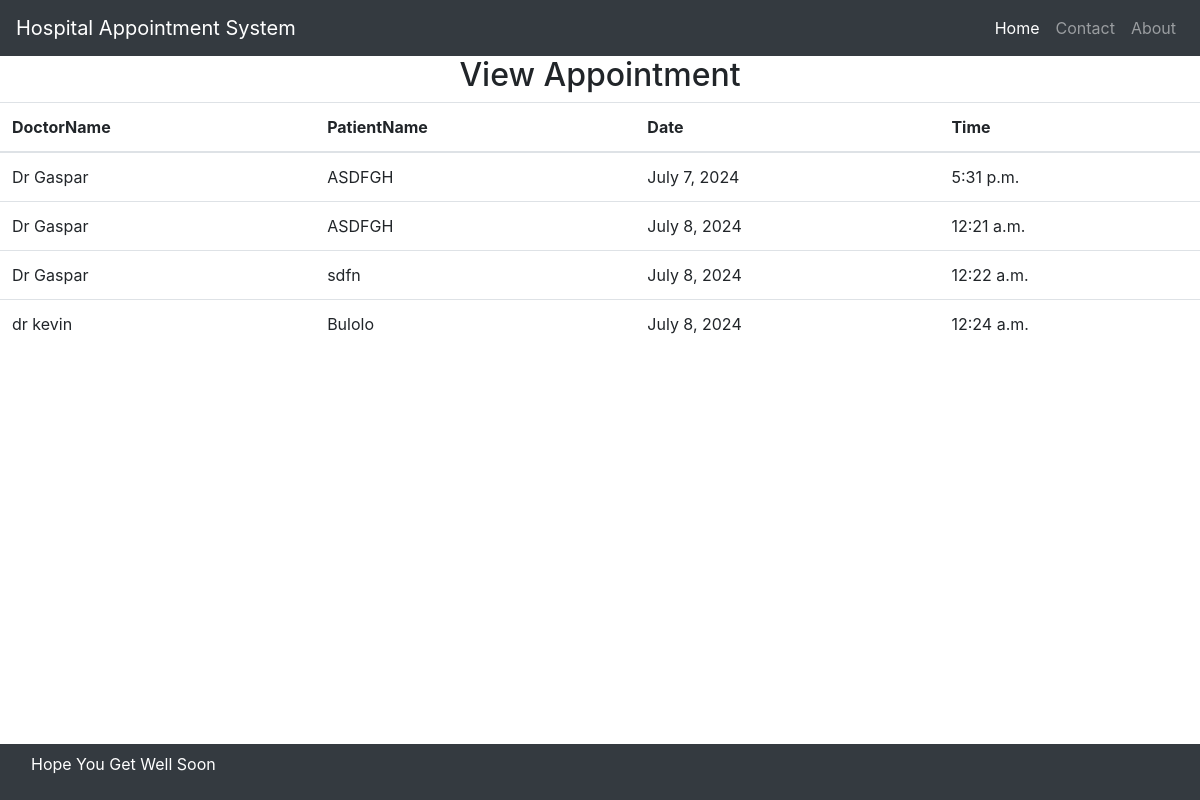
Page /view_appointment on the earlier database version.
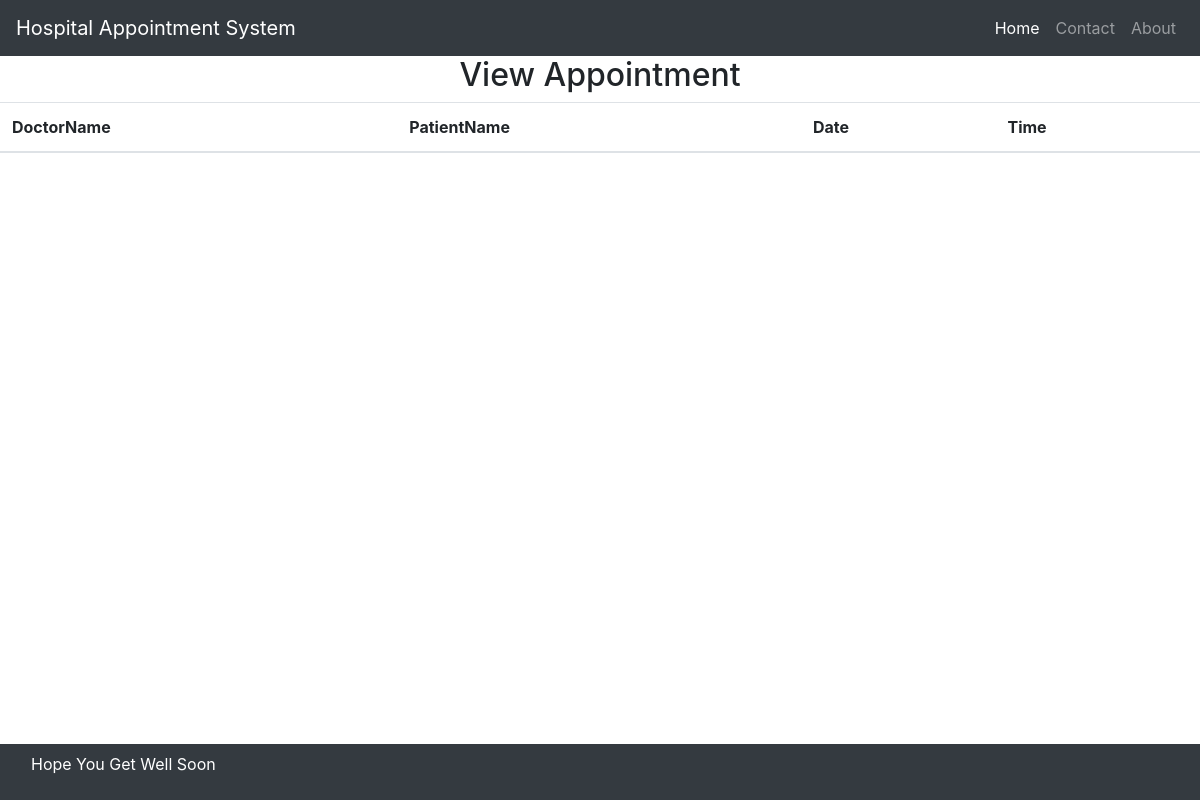
Same page on the later database version.
### hospital/models.py (models this page shows, shortened)
class Appointment(models.Model):
    Doctor = models.ForeignKey(Doctor,on_delete=models.CASCADE)
    Patient = models.ForeignKey(Patient,on_delete=models.CASCADE)
    date = models.DateField()
    time = models.TimeField()

class Doctor(models.Model):
    Name = models.CharField(max_length=50)
    mobile = models.IntegerField()
    special = models.CharField(max_length=50)
    def __str__(self):
        return self.Name

class Patient(models.Model):
    name = models.CharField(max_length=50)
    gender = models.CharField(max_length=10)
    mobile = models.IntegerField(null=True)
    address = models.TextField()
    def __str__(self):
        return self.name

### hospital/views.py (the view)
# urls.py: path('view_appointment', view_appointment, name='view_appointment'),
def view_appointment(request):
    if request.method == 'GET':
        appointment = Appointment.objects.all()
    return render(request, 'view_appointment.html', {'doc':appointment})

### hospital/templates/view_appointment.html (shortened to what this page needs)
{% include 'base.html' %}
{% include 'navigation.html' %}
{% block content %}
<div>
    <h2 class="text-center">View Appointment</h2>
    <table id="example" class="table table-hover">
        <thead>
            <tr>
                <th>DoctorName</th>
                <th>PatientName</th>
                <th>Date</th>
                <th>Time</th>
            </tr>
        </thead>
        <tbody>
            {% for i in doc %}
            <tr>
                <td>{{i.Doctor}}</td>
                <td>{{i.Patient}}</td>
                <td>{{i.date}}</td>
                <td>{{i.time}}</td>
            </tr>
            {% endfor %}
    </table>
</div>
{% endblock content %}
{% include 'footer.html' %}

### hospital/templates/base.html (shortened to what this page needs)
{% load static %}
<!DOCTYPE html>
<html lang="en">
<head>
  <link rel="stylesheet" href="https://maxcdn.bootstrapcdn.com/bootstrap/4.5.2/css/bootstrap.min.css">
  <link rel="stylesheet" href="https://use.fontawesome.com/releases/v5.7.0/css/all.css">
  <link rel="stylesheet" type="text/css" href="{% static 'css/mystyle.css' %}">
  <link rel= "stylesheet" href="https://cdn.datatables.net/1.10.22/css/jquery.dataTables.min.css"/>
  <link rel= "stylesheet" href="https://cdn.datatables.net/buttons/1.6.5/css/buttons.dataTables.min.css"/>
</head>
<body>
</body>

### hospital/templates/navigation.html (shortened to what this page needs)
{% load static %}
<nav class="navbar navbar-expand-lg navbar-dark bg-dark">
  <a class="navbar-brand" href="{% url 'home' %}">Hospital Appointment System</a>
  <div class="collapse navbar-collapse" id="navbarSupportedContent">
    <ul class="navbar-nav ml-auto">
      {% if not request.user.is_staff %}
      <li class="nav-item active">
        <a class="nav-link" href="{% url 'home' %}">Home<span class="sr-only">(current)</span></a>
      </li>
      <li class="nav-item">
        <a class="nav-link" href="{% url 'contact' %}">Contact</a>
      </li>
      <li class="nav-item">
        <a class="nav-link" href="{% url 'about' %}">About</a>
      </li>
      {% endif %}
    </ul>
  </div>
</nav>

### hospital/templates/footer.html
{% include 'base.html' %}
{% block footer %}
<nav class="navbar navbar-expand-sm bg-dark navbar-white fixed-bottom">
    <div class="footer-bottom">
        <div class="container">
            <div class="row">
                <div class="col-sm-12 text-center">
                    <div class="Copyright-text">
                        <p class="text-white">Hope You Get Well Soon</p>
                    </div>
                </div>
            </div>
        </div>
    </div>
</nav>
{% endblock footer %}

Differences in the rows shown:
removed Appointment: Doctor "Dr Gaspar", Patient "ASDFGH", date "July 7, 2024", time "5:31 p.m."
removed Appointment: Doctor "Dr Gaspar", Patient "ASDFGH", date "July 8, 2024", time "12:21 a.m."
removed Appointment: Doctor "Dr Gaspar", Patient "sdfn", date "July 8, 2024", time "12:22 a.m."
removed Appointment: Doctor "dr kevin", Patient "Bulolo", date "July 8, 2024", time "12:24 a.m."
